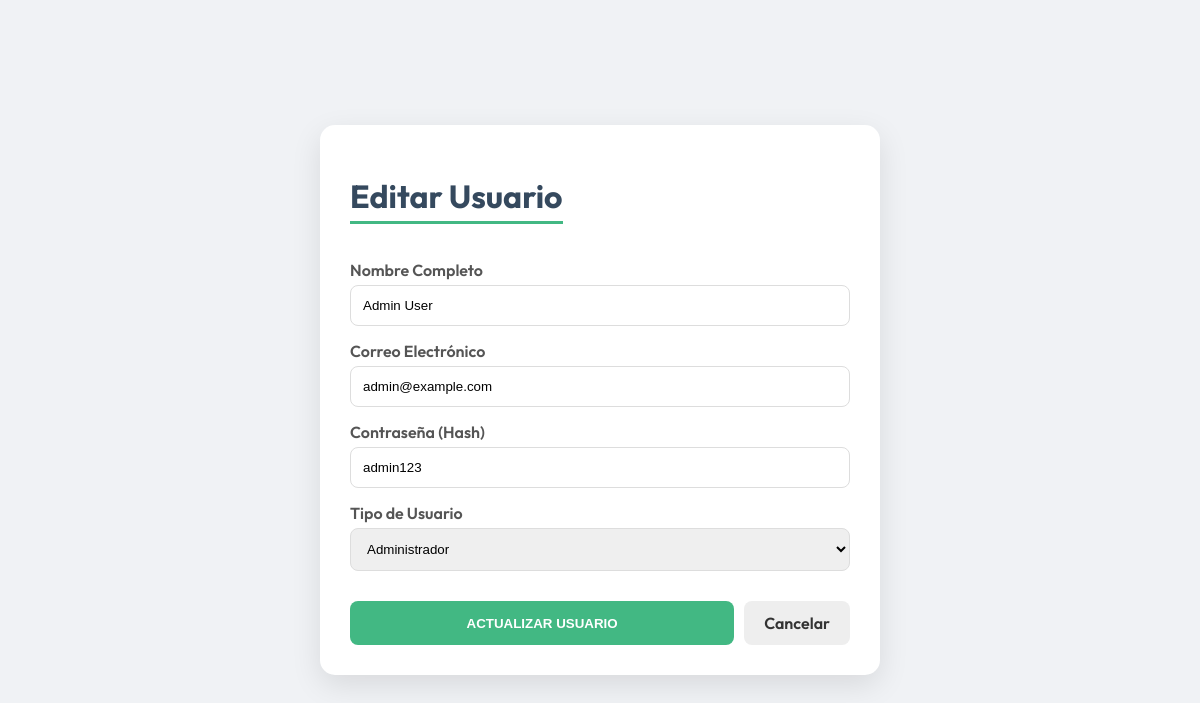
The page /admin/usuario/edit/1 (signed in) on the database its author committed.
### tables this page shows
CREATE TABLE usuarios (
            id INTEGER PRIMARY KEY AUTOINCREMENT,
            nombre TEXT NOT NULL,
            email TEXT NOT NULL UNIQUE,
            password_hash TEXT NOT NULL,
            tipo TEXT NOT NULL,
            fecha_registro TEXT NOT NULL
        );

### app.py (the view, shortened to what this page needs)
@app.route('/admin/usuario/edit/<int:id>', methods=['GET', 'POST'])
def edit_usuario(id):
    if session.get('user_role') != 'admin': return redirect(url_for('login'))
    db = get_db()
    usuario = query_db('SELECT * FROM usuarios WHERE id = ?', [id], one=True)
    return render_template('edit_usuario.html', usuario=usuario)

### app.py (called while the page is built)
def get_db():
    db = getattr(g, '_database', None)
    if db is None:
        db = g._database = sqlite3.connect(DATABASE)
        db.row_factory = sqlite3.Row
    return db

@app.teardown_appcontext
def close_connection(exception):
    db = getattr(g, '_database', None)
    if db is not None:
        db.close()

def query_db(query, args=(), one=False):
    cur = get_db().execute(query, args)
    rv = cur.fetchall()
    cur.close()
    return (rv[0] if rv else None) if one else rv

### templates/edit_usuario.html (shortened to what this page needs)
<!DOCTYPE html>
<html lang="es">
<head>
    <link rel="stylesheet" href="{{ url_for('static', filename='css/vue-theme.css') }}">
</head>
<body>
    <div class="edit-card">
        <h1>Editar Usuario</h1>
        <form method="POST">
            <label>Nombre Completo</label>
            <input type="text" name="nombre" value="{{ usuario.nombre }}" required>
            <label>Correo Electrónico</label>
            <input type="email" name="email" value="{{ usuario.email }}" required>
            <label>Contraseña (Hash)</label>
            <input type="text" name="password" value="{{ usuario.password_hash }}" required>
            <label>Tipo de Usuario</label>
            <select name="tipo">
                <option value="admin" {{ 'selected' if usuario.tipo == 'admin' else '' }}>Administrador</option>
            </select>
            <div class="actions">
                <button type="submit" class="vue-btn" style="flex: 1;">ACTUALIZAR USUARIO</button>
                <a href="{{ url_for('admin_dashboard') }}" class="btn-cancel">Cancelar</a>
            </div>
        </form>
    </div>
</body>
</html>

### static/css/vue-theme.css (style rules this page uses)
:root { --vue-green: #42b883; --vue-dark: #35495e; --vue-bg: #1a1a1a; --vue-text: #ffffff; --vue-accent: #3eaf7c; }
body { font-family: 'Outfit', sans-serif; color: var(--vue-dark); }
.vue-btn { background-color: var(--vue-green); color: white; border: none; padding: 10px 20px; border-radius: 8px; font-weight: 600; transition: all 0.3s ease; cursor: pointer; text-decoration: none; display: inline-block; }

### templates/edit_usuario.html (style rules this page uses)
body { background: #f0f2f5; display: flex; justify-content: center; align-items: center; min-height: 100vh; margin: 0; }
.edit-card { background: white; padding: 30px; border-radius: 15px; box-shadow: 0 10px 30px rgba(0,0,0,0.1); width: 100%; max-width: 500px; }
h1 { color: var(--vue-dark); border-bottom: 3px solid var(--vue-green); display: inline-block; padding-bottom: 5px; }
label { display: block; margin-top: 15px; font-weight: 600; color: #555; }
input, select { width: 100%; padding: 12px; margin-top: 5px; border: 1px solid #ddd; border-radius: 8px; box-sizing: border-box; }
.actions { margin-top: 30px; display: flex; gap: 10px; }
.btn-cancel { background: #eee; color: #333; text-decoration: none; padding: 12px 20px; border-radius: 8px; font-weight: 600; }

### rows shown on the page
usuarios: nombre "Admin User", email "admin@example.com", password "admin123"
